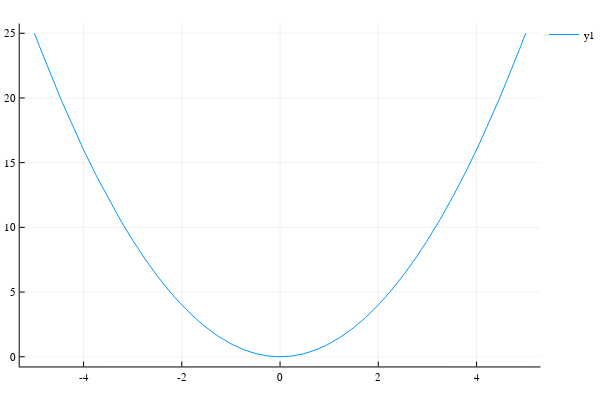

Notebook code cell kept with this figure:
### Markdown cell above
The method `pyplot` will switch to the PyPlot.jl. This is for a Python user. I recommend GR or PlotlyJS. Especially, PlotlyJS has many interactive features.

## PlotlyJS backend

PlotlyJS is faster but unstable. Sometimes it is difficult to build PlotlyJS while you are adding PlotlyJS.jl package.

### Code cell
plotlyjs()
plot(x -> x ^ 2)

### Figure 1 — Plotly figure (JSON) as saved in the notebook; plotly's stock layout.template omitted (floating-point values rounded to 4 significant figures)
{"data": [{"colorbar": {"title": ""}, "legendgroup": "y1", "line": {"color": "rgba(0, 154, 250, 1.000)", "dash": "solid", "shape": "linear", "width": 1}, "mode": "lines", "name": "y1", "showlegend": true, "type": "scatter", "x": [-5, -4.951, -4.902, -4.451, -3.999, -3.728, -3.457, -3.227, -2.998, -2.749, -2.499, -2.27, -2.04, -1.794, -1.547, -1.262, -0.9767, -0.7231, -0.4694, -0.2471, -0.02468, 0.2178, 0.4602, 0.7041, 0.948, 1.218, 1.487, 1.744, 2.001, 2.267, 2.534, 2.759, 2.983, 3.257, 3.532, 3.789, 4.047, 4.46, 4.873, 4.936, 5], "xaxis": "x1", "y": [25, 24.51, 24.03, 19.81, 15.99, 13.9, 11.95, 10.42, 8.987, 7.555, 6.247, 5.152, 4.162, 3.217, 2.394, 1.593, 0.9539, 0.5228, 0.2204, 0.06104, 0.0006089, 0.04743, 0.2118, 0.4958, 0.8988, 1.483, 2.212, 3.041, 4.002, 5.141, 6.422, 7.61, 8.9, 10.61, 12.47, 14.36, 16.38, 19.89, 23.75, 24.37, 25], "yaxis": "y1", "zmax": null, "zmin": null}], "layout": {"annotations": [], "height": 400, "legend": {"bgcolor": "rgba(255, 255, 255, 1.000)", "bordercolor": "rgba(0, 0, 0, 1.000)", "font": {"color": "rgba(0, 0, 0, 1.000)", "family": "sans-serif", "size": 11}, "tracegroupgap": 0, "x": 1, "y": 1}, "margin": {"b": 20, "l": 0, "r": 0, "t": 20}, "paper_bgcolor": "rgba(255, 255, 255, 1.000)", "plot_bgcolor": "rgba(255, 255, 255, 1.000)", "showlegend": true, "width": 600, "xaxis": {"anchor": "y1", "domain": [0.03619, 0.9934], "gridcolor": "rgba(0, 0, 0, 0.100)", "gridwidth": 0.5, "linecolor": "rgba(0, 0, 0, 1.000)", "mirror": false, "range": [-5.3, 5.3], "showgrid": true, "showline": true, "showticklabels": true, "tickangle": 0, "tickcolor": "rgb(0, 0, 0)", "tickfont": {"color": "rgba(0, 0, 0, 1.000)", "family": "sans-serif", "size": 11}, "tickmode": "array", "ticks": "inside", "ticktext": ["-4", "-2", "0", "2", "4"], "tickvals": [-4, -2, 0, 2, 4], "title": "", "titlefont": {"color": "rgba(0, 0, 0, 1.000)", "family": "sans-serif", "size": 15}, "type": "-", "visible": true, "zeroline": false, "zerolinecolor": "rgba(0, 0, 0, 1.000)"}, "yaxis": {"anchor": "x1", "domain": [0.03762, 0.9902], "gridcolor": "rgba(0, 0, 0, 0.100)", "gridwidth": 0.5, "linecolor": "rgba(0, 0, 0, 1.000)", "mirror": false, "range": [-0.7494, 25.75], "showgrid": true, "showline": true, "showticklabels": true, "tickangle": 0, "tickcolor": "rgb(0, 0, 0)", "tickfont": {"color": "rgba(0, 0, 0, 1.000)", "family": "sans-serif", "size": 11}, "tickmode": "array", "ticks": "inside", "ticktext": ["0", "5", "10", "15", "20", "25"], "tickvals": [0, 5, 10, 15, 20, 25], "title": "", "titlefont": {"color": "rgba(0, 0, 0, 1.000)", "family": "sans-serif", "size": 15}, "type": "-", "visible": true, "zeroline": false, "zerolinecolor": "rgba(0, 0, 0, 1.000)"}}}
